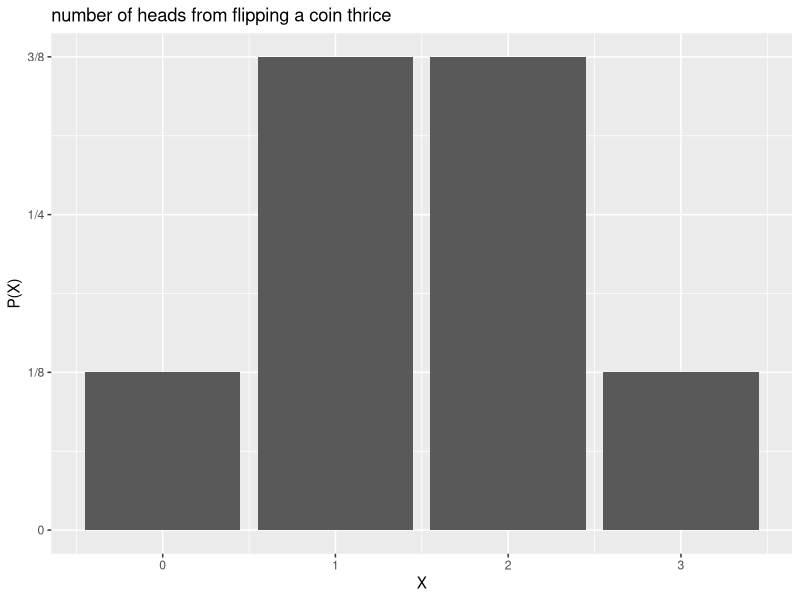
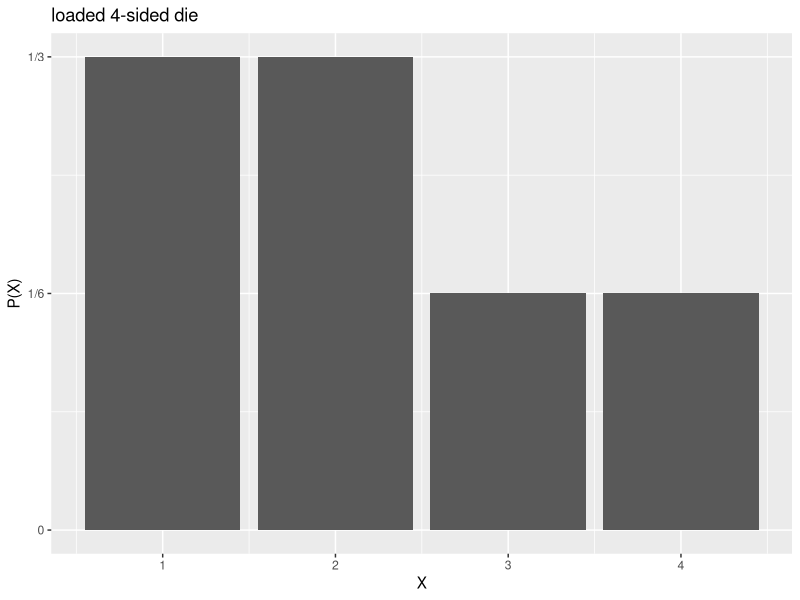

Write the R code that produced these figures, in order.
## ---- chunk 1
library(knitr)
library(tidyverse)
knitr::opts_chunk$set(eval = TRUE, results = TRUE)
## ---- chunk 2
data <- data.frame(X = c(0,1,2,3), PX = c(1/8,3/8,3/8,1/8))
ggplot(data,aes(x=X,y=PX)) + geom_bar(stat="identity") + scale_y_continuous(breaks = seq(0, 1/2, by = 1/8), labels=c("0","1/8","1/4","3/8","1/2")) + labs(x = "X", y = "P(X)", title="number of heads from flipping a coin thrice") 
## ---- chunk 3
data <- data.frame(X = c(1,2,3,4), PX = c(1/3,1/3,1/6,1/6))
ggplot(data,aes(x=X,y=PX)) + geom_bar(stat="identity") + scale_y_continuous(breaks = seq(0, 1/3, by = 1/6), labels=c("0","1/6","1/3")) + labs(x = "X", y = "P(X)", title="loaded 4-sided die") 
